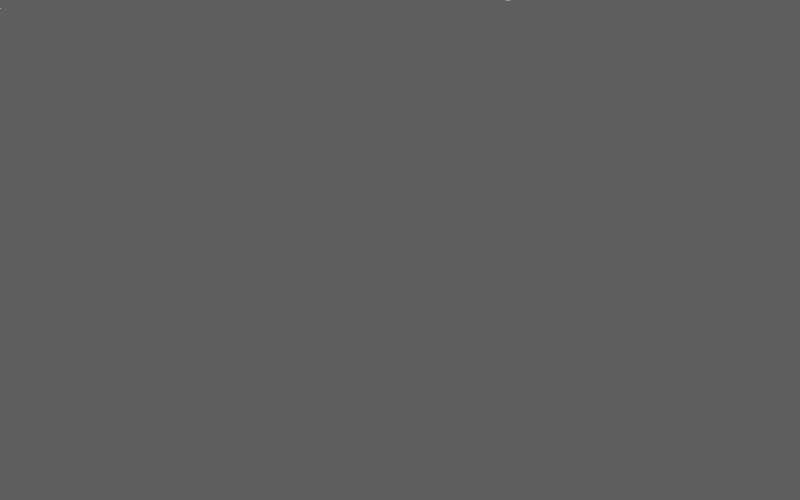
Frame 1 (no input)
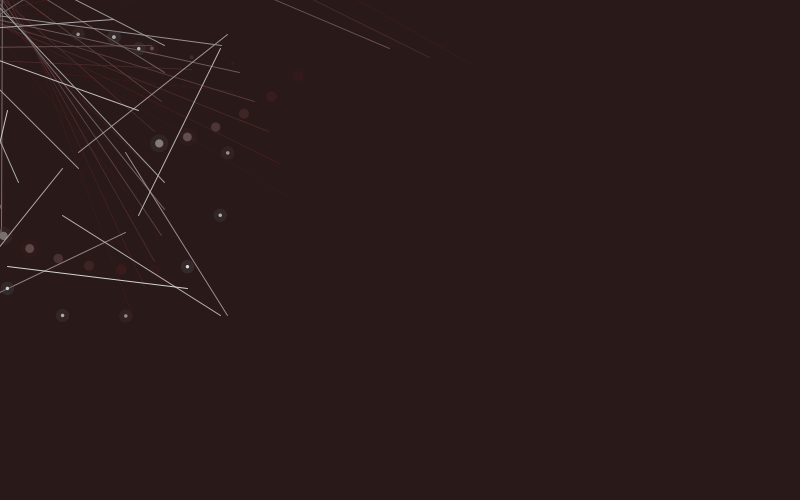
Frame 60 (the mouse pressed at the canvas centre just before this capture)
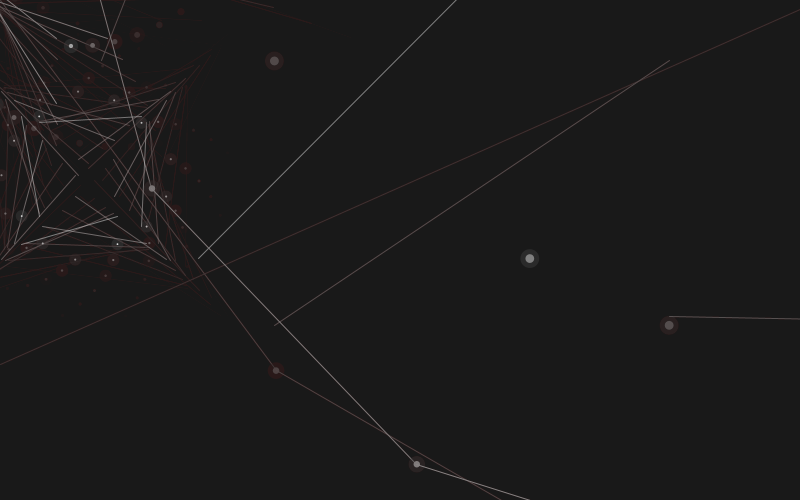
Frame 120 (the mouse held since frame 60 and released just before this capture)

The Processing sketch that drew these frames (run headless with seeded random() and noise(); from frame 60 on, the mouse is pressed at the canvas centre):

// Processing sketch: processing_93437
// ── processing_93437.pde

ArrayList<Prtcl> particles;
color c = color(0);
void setup() {
  size(800, 500);
  background(100);
  noStroke();
  smooth();
  particles = new ArrayList<Prtcl>();
  addParticle(2);
}
void draw() {
  noStroke();
  if(frameCount%20 == 0)
  {
    c = color(random(60),10+random(10),10);
  }
  fill(c, 15);
  rect(0, 0, width, height);
  if(frameCount%50 == 0) {
    addParticle(2);
  }
  for(Prtcl p : particles) {
    p.x_vel = (p.life)*(cos(p.life*4))/p.c;
    p.y_vel = (p.life)*(sin(p.life*4))/p.c;
    p.step();
  }
}

void addParticle(int count)
{
  for(int i = 0; i < count; i++)
  {
    particles.add(new Prtcl(random(width-300), random(height-300)));
  }
}

class Prtcl {
  float x, y, x_vel, y_vel;
  float last_x, last_y;
  float life;
  float d;
  float b;
  float c;
  float a;
  float f;
  Prtcl(float _x, float _y) {
    life = random(50,170);
    x = _x;
    y = _y;
    c = random(0.2,0.29);
    d = random(0.09,1);
    b = int(random(1,5));
    a = random(100,255);
    //x_vel = random(-4,4);
    //y_vel = random(-4,4);
  }
  void step()
  {
    x += x_vel;
    y += y_vel;
    if(life >= 0) {
      stroke(a,5*(life));
      float r = (life)*0.07;
      if(b == 2)
      {
        line(x, last_y, last_x, y);
      }
      else
      {
        line(x, y, last_x, last_y);
      }
      noStroke();
      fill(70, 100);
      ellipse(x, y, r+10, r+10);
      fill(a);
      ellipse(x, y, r, r);
    }
    life -= d;
    last_x = x;
    last_y = y;
  }
}
